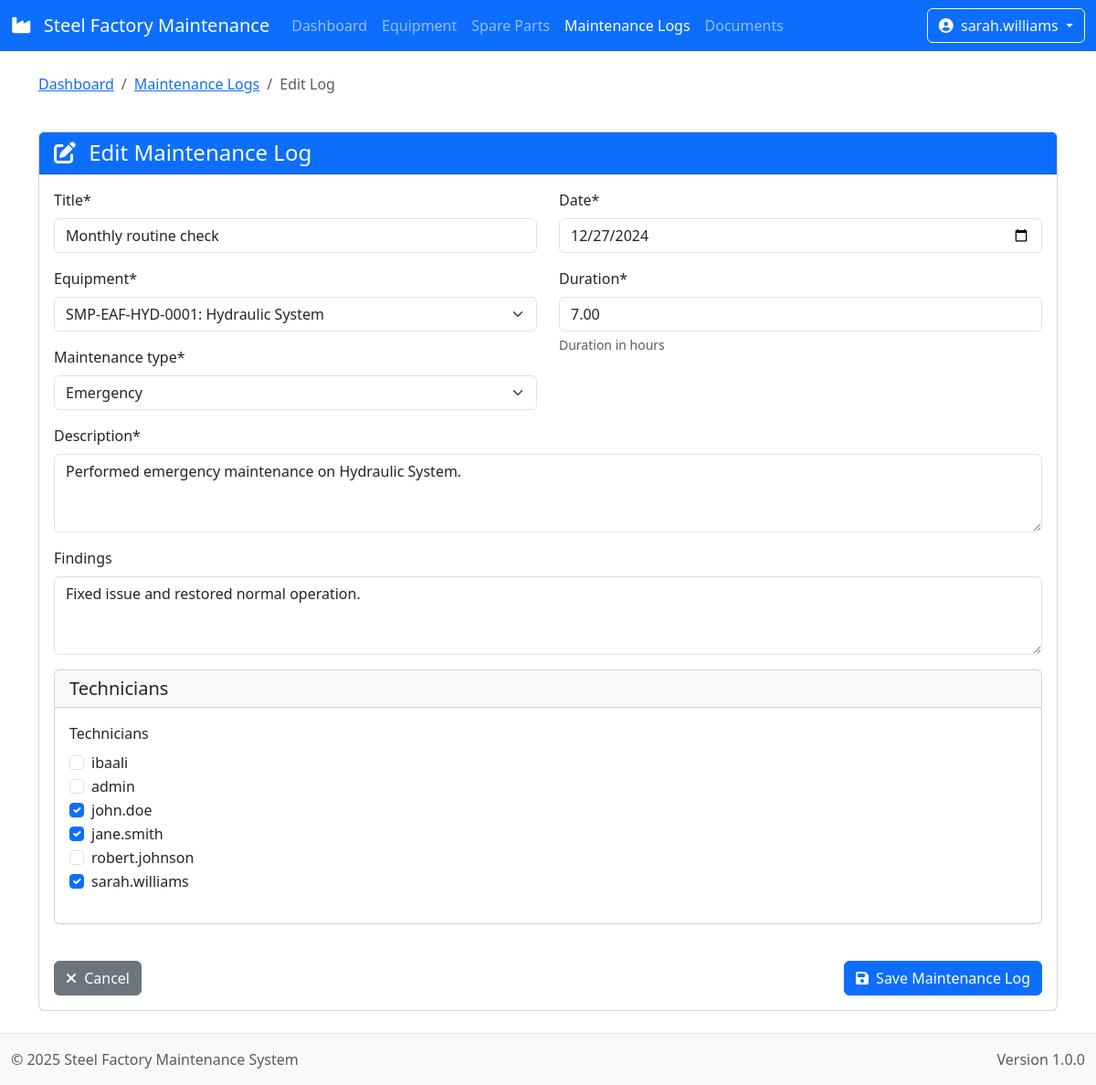
Screenshot of /maintenance-logs/1/edit/ (signed in) with the database file from the repository.
### maintenance/models.py (models this page shows, shortened)
class MaintenanceLog(models.Model):
    equipment = models.ForeignKey(Equipment, on_delete=models.CASCADE, related_name='maintenance_logs')
    title = models.CharField(max_length=200)
    maintenance_type = models.CharField(max_length=20, choices=MAINTENANCE_TYPE_CHOICES)
    description = models.TextField()
    findings = models.TextField(blank=True, null=True)
    date = models.DateField()
    duration = models.DecimalField(max_digits=5, decimal_places=2, help_text="Duration in hours")
    technicians = models.ManyToManyField(User, related_name='maintenance_activities')
    created_at = models.DateTimeField(auto_now_add=True)
    class Meta:
        ordering = ['-date']

### maintenance/views.py (the view)
# urls.py: path('maintenance-logs/<int:pk>/edit/', views.MaintenanceLogUpdateView.as_view(), name='maintenance_log_update'),
class MaintenanceLogUpdateView(LoginRequiredMixin, UpdateView):
    model = MaintenanceLog
    form_class = MaintenanceLogForm
    template_name = 'maintenance/maintenance_log_form.html'

### maintenance/forms.py
class MaintenanceLogForm(forms.ModelForm):
    technicians = forms.ModelMultipleChoiceField(
        queryset=User.objects.all(),
        widget=forms.CheckboxSelectMultiple,
        required=False
    )
    class Meta:
        model = MaintenanceLog
        fields = [
            'equipment', 'title', 'maintenance_type',
            'description', 'findings', 'date', 'duration', 'technicians'
        ]
        widgets = {
            'date': forms.DateInput(attrs={'type': 'date'}),
            'description': forms.Textarea(attrs={'rows': 3}),
            'findings': forms.Textarea(attrs={'rows': 3}),
        }

### maintenance/models.py (called while the page is built)
    def __str__(self):
        return f"{self.code}: {self.name}"

### maintenance/templates/maintenance/maintenance_log_form.html (shortened to what this page needs)
{% extends "maintenance/base.html" %}
{% load crispy_forms_tags %}
{% block content %}
<div class="container pt-4">
    <div class="row">
        <div class="col-12 mb-4">
            <nav aria-label="breadcrumb">
                <ol class="breadcrumb">
                    <li class="breadcrumb-item"><a href="{% url 'maintenance:dashboard' %}">Dashboard</a></li>
                    <li class="breadcrumb-item"><a href="{% url 'maintenance:maintenance_log_list' %}">Maintenance Logs</a></li>
                    <li class="breadcrumb-item active" aria-current="page">
                        {% if form.instance.pk %}Edit Log{% else %}Add Log{% endif %}
                    </li>
                </ol>
            </nav>
        </div>
    </div>
    <div class="row">
        <div class="col-12">
            <div class="card">
                <div class="card-header bg-primary text-white">
                    <h4 class="mb-0">
                        <i class="fas fa-{% if form.instance.pk %}edit{% else %}plus{% endif %} me-2"></i>
                        {% if form.instance.pk %}
                        Edit Maintenance Log
                        {% else %}
                        Add New Maintenance Log
                        {% endif %}
                    </h4>
                </div>
                <div class="card-body">
                    <form method="post">
                        <div class="row">
                            <div class="col-md-6">
                                {{ form.title|as_crispy_field }}
                                {{ form.equipment|as_crispy_field }}
                                {{ form.maintenance_type|as_crispy_field }}
                            </div>
                            <div class="col-md-6">
                                {{ form.date|as_crispy_field }}
                                {{ form.duration|as_crispy_field }}
                            </div>
                        </div>
                        <div class="row">
                            <div class="col-md-12">
                                {{ form.description|as_crispy_field }}
                                {{ form.findings|as_crispy_field }}
                            </div>
                        </div>
                        <div class="row">
                            <div class="col-md-12">
                                <div class="card mb-3">
                                    <div class="card-header">
                                        <h5 class="mb-0">Technicians</h5>
                                    </div>
                                    <div class="card-body">
                                        {{ form.technicians|as_crispy_field }}
                                    </div>
                                </div>
                            </div>
                        </div>
                        <div class="mt-4 d-flex justify-content-between">
                            <a href="{% if request.GET.equipment %}{% url 'maintenance:equipment_detail' request.GET.equipment %}{% else %}{% url 'maintenance:maintenance_log_list' %}{% endif %}" class="btn btn-secondary">
                                <i class="fas fa-times me-1"></i> Cancel
                            </a>
                            <button type="submit" class="btn btn-primary">
                                <i class="fas fa-save me-1"></i> Save Maintenance Log
                            </button>
                        </div>
                    </form>
                </div>
            </div>
        </div>
    </div>
</div>
{% endblock %}

### maintenance/templates/maintenance/base.html (shortened to what this page needs)
<!DOCTYPE html>
<html lang="en">
<head>
    <link href="https://cdnjs.cloudflare.com/ajax/libs/bootstrap/5.3.0/css/bootstrap.min.css" rel="stylesheet">
    <link href="https://cdnjs.cloudflare.com/ajax/libs/jstree/3.3.12/themes/default/style.min.css" rel="stylesheet">
    <link href="https://cdnjs.cloudflare.com/ajax/libs/font-awesome/6.2.1/css/all.min.css" rel="stylesheet">
</head>
<body>
    <header>
        <nav class="navbar navbar-expand-lg navbar-dark bg-primary">
            <div class="container-fluid">
                <a class="navbar-brand" href="{% url 'maintenance:dashboard' %}">
                    <i class="fas fa-industry me-2"></i>
                    Steel Factory Maintenance
                </a>
                <div class="collapse navbar-collapse" id="navbarNav">
                    <ul class="navbar-nav me-auto">
                        <li class="nav-item">
                            <a class="nav-link {% if request.resolver_match.url_name == 'dashboard' %}active{% endif %}"
                               href="{% url 'maintenance:dashboard' %}">Dashboard</a>
                        </li>
                        <li class="nav-item">
                            <a class="nav-link {% if 'equipment' in request.resolver_match.url_name %}active{% endif %}"
                               href="{% url 'maintenance:equipment_list' %}">Equipment</a>
                        </li>
                        <li class="nav-item">
                            <a class="nav-link {% if 'spare_part' in request.resolver_match.url_name %}active{% endif %}"
                               href="{% url 'maintenance:spare_part_list' %}">Spare Parts</a>
                        </li>
                        <li class="nav-item">
                            <a class="nav-link {% if 'maintenance_log' in request.resolver_match.url_name %}active{% endif %}"
                               href="{% url 'maintenance:maintenance_log_list' %}">Maintenance Logs</a>
                        </li>
                        <li class="nav-item">
                            <a class="nav-link {% if 'document' in request.resolver_match.url_name %}active{% endif %}"
                               href="{% url 'maintenance:document_list' %}">Documents</a>
                        </li>
                    </ul>
                    {% if user.is_authenticated %}
                    <div class="d-flex">
                        <div class="dropdown">
                            <button class="btn btn-outline-light dropdown-toggle" type="button" id="userDropdown" data-bs-toggle="dropdown">
                                <i class="fas fa-user-circle me-1"></i>
                                {{ user.username }}
                            </button>
                        </div>
                    </div>
                    {% else %}
                    <div class="d-flex">
                        <a href="{% url 'login' %}" class="btn btn-outline-light">
                            <i class="fas fa-sign-in-alt me-1"></i> Login
                        </a>
                    </div>
                    {% endif %}
                </div>
            </div>
        </nav>
    </header>
    <main class="container-fluid">
        {% block content %}{% endblock %}
    </main>
    <footer class="bg-light py-3 mt-4 border-top">
        <div class="container-fluid">
            <div class="row">
                <div class="col-md-6">
                    <span class="text-muted">© 2025 Steel Factory Maintenance System</span>
                </div>
                <div class="col-md-6 text-md-end">
                    <span class="text-muted">Version 1.0.0</span>
                </div>
            </div>
        </div>
    </footer>
</body>
</html>

### rows the page displays
MaintenanceLog: title "Monthly routine check", equipment "SMP-EAF-HYD-0001: Hydraulic System", maintenance_type "Emergency", date "12/27/2024", duration "7.00", description "Performed emergency maintenance on Hydraulic System.", findings "Fixed issue and restored normal operation."

### other values shown
{{ user.username }} "sarah.williams"
